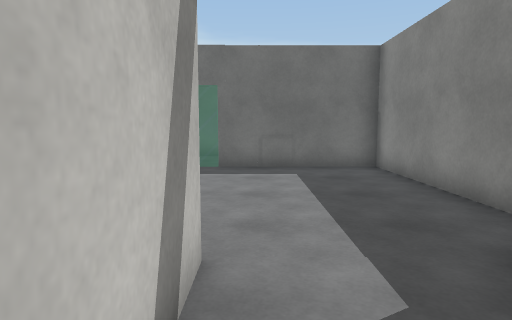
View 1 (above)

12 first-person views from a walk through a scene from a Unity 3-D project. The camera is 1.3 m above the floor, tilts 6° down and sees 75° across. Doors are open. The floor is counted in squares, 1 m on a side. Each view is taken from the middle of a square. On the plan, view 1 faces up. The plan holds only what a view shows up to about 14 squares ahead; the rest is blank. Surface patterns are stand-ins for the level's own textures.

View 2
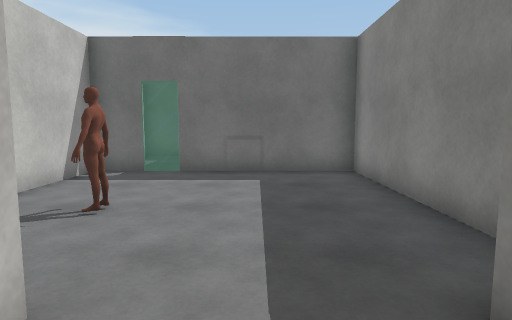

View 3
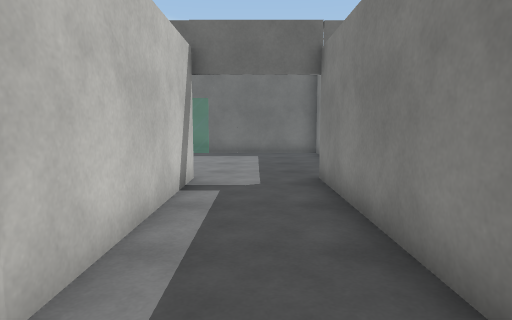

View 4
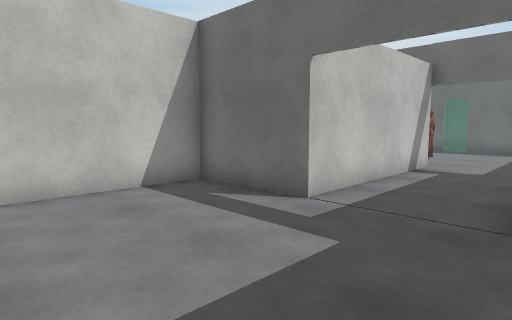

View 5
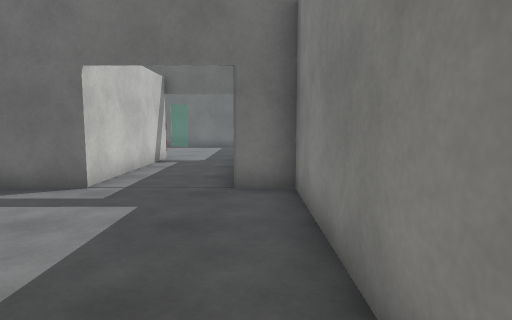

View 6
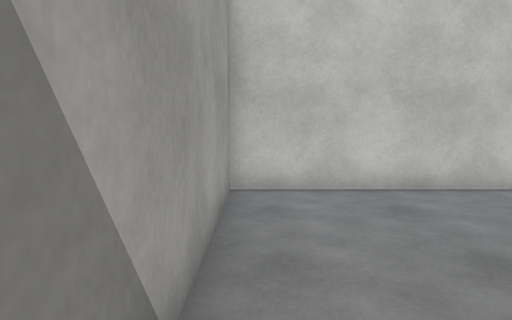

View 7
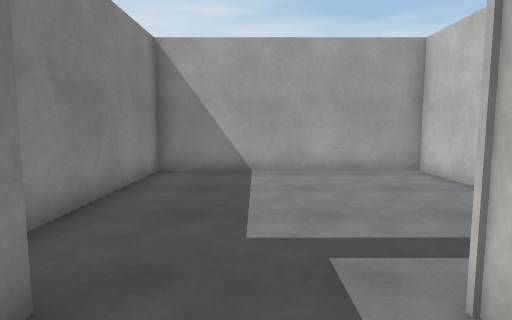

View 8
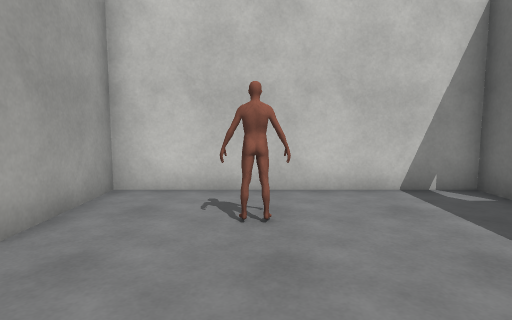

View 9
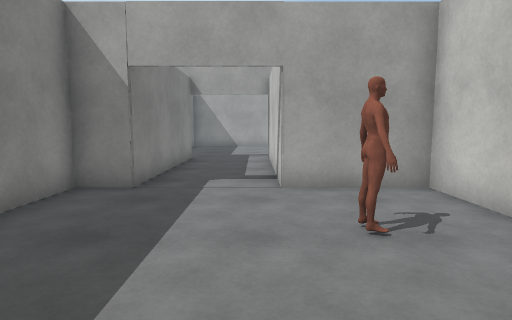

View 10
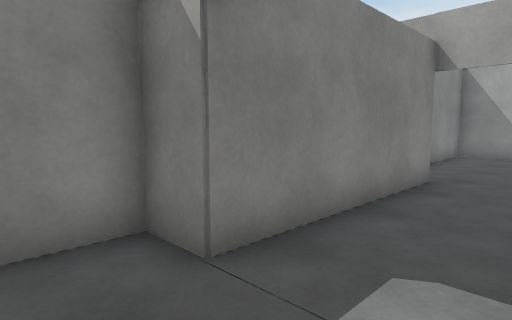

View 11
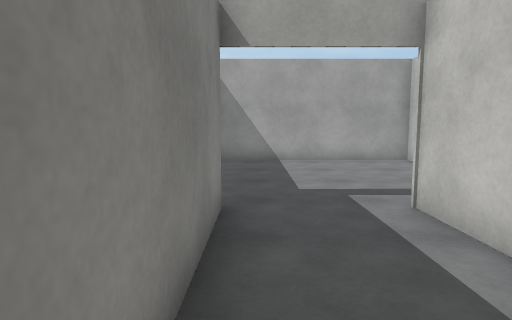

View 12
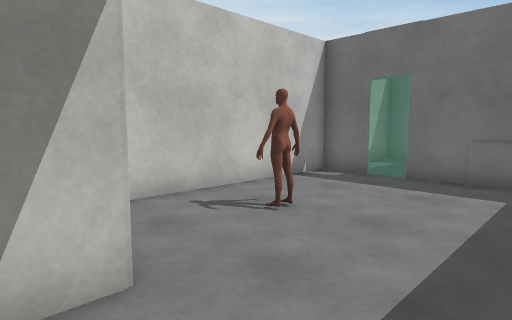

### Floor plan
Points are (right, up) in squares from view 1. A wall is a line through its corners. A room is listed if a view was taken in it or the views show most of it. See-through windows are left out.
Room 1 (views 1, 2, 7, 11, 12)
walls: (-0.5, 3.1) (-0.5, -3.2); (2.5, -3.2) (2.5, 3.1)
ways out: open door at (1, -3) to room 2; open door at (1, 3) to room 3
Room 2 (views 3, 4, 5, 6)
walls: (-0.5, -3.2) (-3.6, -3.2) (-3.6, -10.5) (3.8, -10.5) (3.8, -3.2) (2.5, -3.2)
ways out: open door at (1, -3) to room 1
Room 3 (views 8, 9, 10)
walls: (-1.2, 6.5) (-1.3, 5.9) (-1.2, 5.5); (-1.3, 6.5) (-1.4, 5.5); (-1.3, 6.4) (-1.3, 5.5); (-1.4, 6.6) (-1.2, 5.5); (-1.1, 6) (-1.6, 5.5); (-1.2, 6.1) (-1.5, 5.5); (-1.2, 6.1) (-1.7, 5.7); (-1.2, 6.1) (-1.5, 5.5); (-1.4, 6.3) (-1.1, 6); (-1.4, 6.3) (-1.3, 5.5); (-1.4, 6.2) (-1.2, 6); (-1.6, 6.3) (-1.4, 6.2) (-1.2, 5.6); (-1.5, 6.1) (-1.4, 6.3); (-1.5, 6.1) (-1.5, 6.1); (-1.3, 5.8) (-1.6, 5.7); (-1.4, 5.8) (-1.6, 5.7); (2.5, 3.1) (3.8, 3.1) (3.8, 10.5) (-3.6, 10.5) (-3.6, 3.1) (-0.5, 3.1)
ways out: open door at (1, 3) to room 1

Positions as (right, up) in squares from view 1, and headings:
1: (0, 0), facing up
2: (1, 1), facing up
3: (1, -5), facing up
4: (3, -8), facing up-left
5: (3, -10), facing up
6: (3, -10), facing left
7: (1, -1), facing down
8: (3, 6), facing left
9: (0, 10), facing down
10: (0, 5), facing down-right
11: (2, 2), facing down
12: (2, 2), facing up-left
